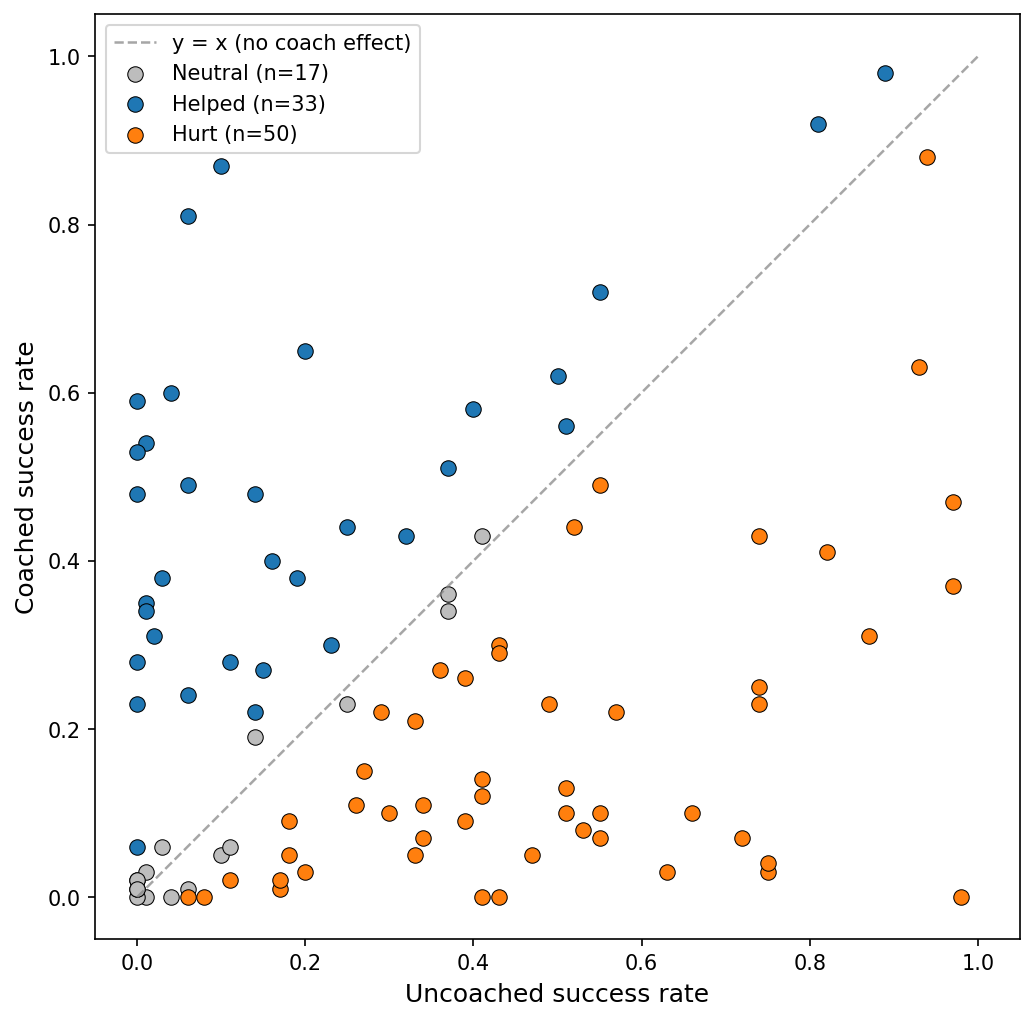

Reproduce this figure in Python.
# train/unicycle_train/coach/v4_2/figures/plot_eval_5action.py

import json
from pathlib import Path
import numpy as np
import matplotlib.pyplot as plt


LABEL = "V4.2 5action symmetric"
THRESHOLD = 0.05  # +/-5pp threshold for helped vs hurt vs neutral

# Paper-friendly, colorblind-safe palette
COLOR_HELPED = "#1f77b4"   # blue
COLOR_HURT = "#ff7f0e"     # orange
COLOR_NEUTRAL = "#bdbdbd"  # gray


def main():
    # Script lives in v4_2/figures/, eval results live in v4_2/eval_logs/
    here = Path(__file__).resolve().parent
    eval_logs = here.parent / "eval_logs"

    # Collect (seed -> success_rate) for both modes across all timestamp dirs
    pattern = f"eval_*5action_iter100*/{{mode}}/seed_*/result.json"
    rates = {"with_coach": {}, "no_coach": {}}
    for mode in rates:
        for path in eval_logs.glob(pattern.format(mode=mode)):
            seed = int(path.parent.name.split("_")[1])
            with open(path) as f:
                rates[mode][seed] = json.load(f)["evaluation"]["success_rate"]

    # Align by seed - same index across both arrays = same student
    seeds = sorted(set(rates["with_coach"]) & set(rates["no_coach"]))
    uncoached = np.array([rates["no_coach"][s] for s in seeds])
    coached = np.array([rates["with_coach"][s] for s in seeds])
    benefit = coached - uncoached

    # Print key stats so we have numbers to cite alongside the figure
    helped = int((benefit > THRESHOLD).sum())
    hurt = int((benefit < -THRESHOLD).sum())
    neutral = len(benefit) - helped - hurt
    corr = np.corrcoef(uncoached, benefit)[0, 1]
    print(f"{LABEL} ({len(seeds)} seeds): "
          f"helped={helped}, hurt={hurt}, neutral={neutral}, "
          f"corr(uncoached, benefit)={corr:+.3f}")

    # Classify each point so colors match the helped/hurt/neutral counts above
    helped_mask = benefit > THRESHOLD
    hurt_mask = benefit < -THRESHOLD
    neutral_mask = ~(helped_mask | hurt_mask)

    fig, ax = plt.subplots(figsize=(7, 7))

    # Diagonal first (background), then neutral, then helped/hurt on top
    ax.plot([0, 1], [0, 1], color="gray", linestyle="--", linewidth=1.2,
            alpha=0.7, label="y = x (no coach effect)")
    ax.scatter(uncoached[neutral_mask], coached[neutral_mask],
               color=COLOR_NEUTRAL, s=55, edgecolors="black", linewidths=0.5,
               label=f"Neutral (n={neutral})")
    ax.scatter(uncoached[helped_mask], coached[helped_mask],
               color=COLOR_HELPED, s=55, edgecolors="black", linewidths=0.5,
               label=f"Helped (n={helped})")
    ax.scatter(uncoached[hurt_mask], coached[hurt_mask],
               color=COLOR_HURT, s=55, edgecolors="black", linewidths=0.5,
               label=f"Hurt (n={hurt})")

    ax.set_xlabel("Uncoached success rate", fontsize=12)
    ax.set_ylabel("Coached success rate", fontsize=12)
    ax.set_xlim(-0.05, 1.05)
    ax.set_ylim(-0.05, 1.05)
    ax.set_aspect("equal")
    ax.legend(loc="upper left", fontsize=10)

    plt.tight_layout()
    plt.savefig(here / "plot_eval_5action.png", dpi=150, bbox_inches="tight")
    print(f"Saved: {here / 'plot_eval_5action.png'}")


if __name__ == "__main__":
    main()
